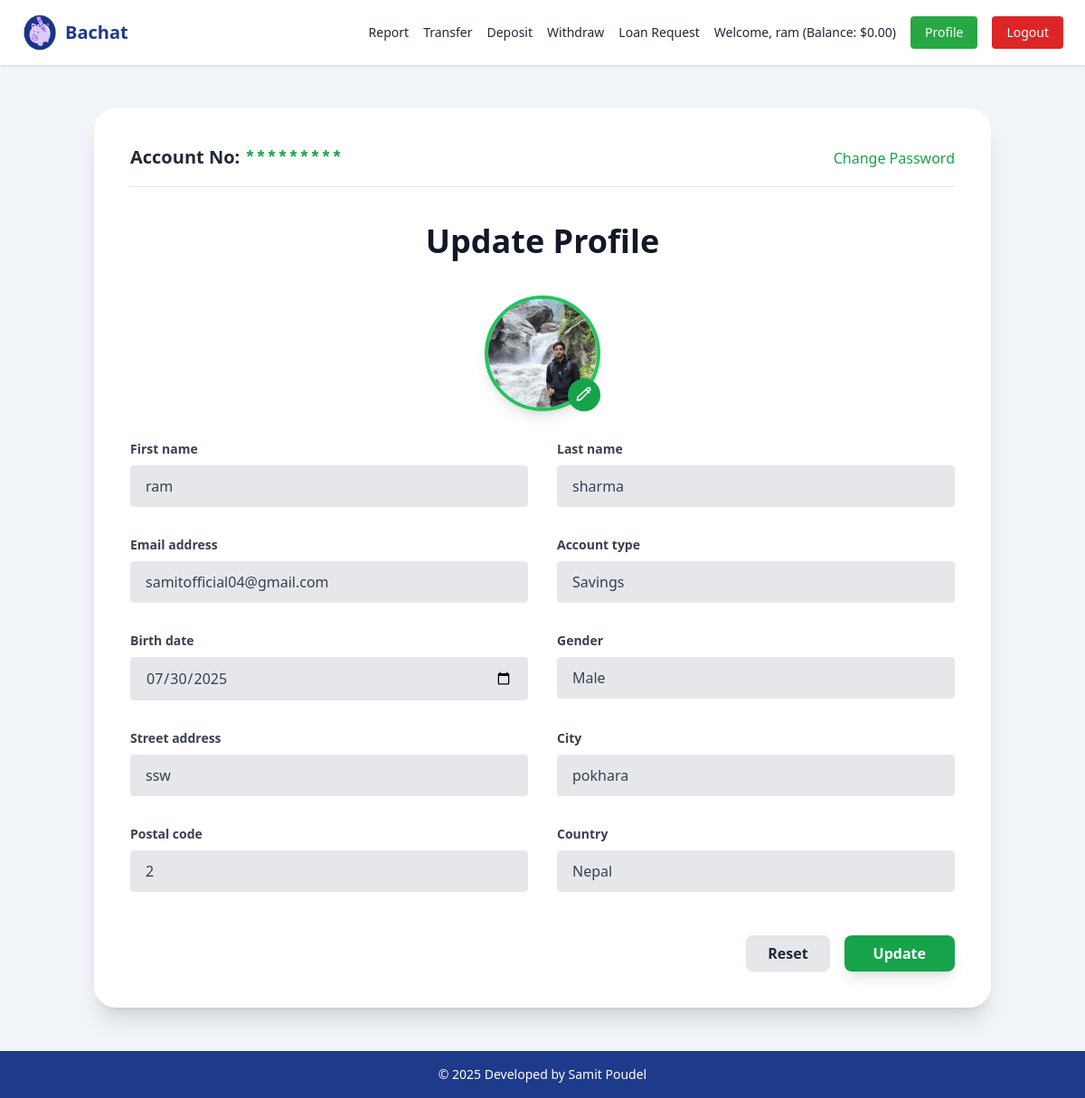
Screenshot of /accounts/profile/ (signed in) with the database file from the repository.
### accounts/models.py (models this page shows, shortened)
class UserBankAccountModel(models.Model):
    account = models.OneToOneField(
        User, related_name="account", on_delete=models.CASCADE)
    account_type = models.CharField(choices=ACCOUNT_TYPES, max_length=10)
    account_no = models.IntegerField(unique=True)
    birth_date = models.DateField(null=True, blank=True)
    gender = models.CharField(choices=GENDER_TYPES, max_length=10)
    balance = models.DecimalField(max_digits=12, default=0, decimal_places=2)
    isBankrupt = models.BooleanField(default=False)
    avatar = models.ImageField(
        upload_to="avatars/", default="avatars/default.png", blank=True, null=True)

class UserAddressModel(models.Model):
    user = models.OneToOneField(
        User, related_name="address", on_delete=models.CASCADE)
    street_address = models.CharField(max_length=100)
    city = models.CharField(max_length=100)
    postal_code = models.IntegerField()
    country = models.CharField(max_length=100)

### accounts/views.py (the view, shortened to what this page needs)
# urls.py: path("profile/", UserProfileView.as_view(), name="profile"),
class UserProfileView(View):
    template_name = "accounts/profile.html"
    def get(self, request):
        form = UserUpdateForm(instance=request.user)
        bank_account = UserBankAccountModel.objects.get(account=request.user)
        print(bank_account.avatar)
        return render(request, self.template_name, {"form": form, "avatar": bank_account.avatar})

### accounts/templates/accounts/profile.html (shortened to what this page needs)
{% extends 'base.html' %}
{% load static %}
{% block body %}
<div class="max-w-5xl mx-auto px-4 py-12">
  <div class="bg-white shadow-xl rounded-3xl p-6 sm:p-10 space-y-10">
    <div class="flex flex-col sm:flex-row justify-between items-center gap-4 border-b pb-4">
      <h2 class="text-xl font-semibold text-gray-800">Account No: <span class="text-green-600 font-mono">*********</span></h2>
      <a href="{% url 'change_pass' %}" class="text-green-600 hover:text-green-700 font-medium">Change Password</a>
    </div>
    <h1 class="text-3xl sm:text-4xl font-bold text-center text-gray-900">Update Profile</h1>
    <form method="post" enctype="multipart/form-data" class="space-y-8">
<div class="flex justify-center">
      <label for="id_avatar" class="relative group cursor-pointer">
        <img
          id="avatarPreview"
          src="/media/{{ avatar }}"
          alt="Profile Avatar"
          class="w-32 h-32 rounded-full object-cover border-4 border-green-500 shadow-lg transition group-hover:scale-105"
        />
        <div class="absolute bottom-0 right-0 bg-green-600 p-2 rounded-full shadow text-white group-hover:bg-green-700 transition">
          <svg xmlns="http://www.w3.org/2000/svg" class="h-5 w-5" fill="none" viewBox="0 0 24 24" stroke="currentColor">
            <path stroke-linecap="round" stroke-linejoin="round" stroke-width="2"
              d="M15.232 5.232l3.536 3.536M16.5 3a2.121 2.121 0 113 3L7 18.5 3 19l.5-4L16.5 3z" />
          </svg>
        </div>
      </label>
    </div>
      <div class="grid grid-cols-1 sm:grid-cols-2 gap-8">
        {% for field in form.visible_fields %}
          <div>
            <label for="{{ field.id_for_label }}" class="block mb-2 text-sm font-semibold text-gray-700">
              {{ field.label }}
            </label>
            {{ field }}
          </div>
        {% endfor %}
      </div>
      <div class="flex justify-end gap-4 pt-4">
        <button type="reset"
          class="bg-gray-200 hover:bg-gray-300 text-gray-800 font-semibold py-2 px-6 rounded-lg shadow-sm transition">
          Reset
        </button>
        <button type="submit"
          class="bg-green-600 hover:bg-green-700 text-white font-semibold py-2 px-8 rounded-lg shadow-lg transition">
          Update
        </button>
      </div>
    </form>
  </div>
</div>
{% endblock %}

### core/templates/base.html (shortened to what this page needs)
<!DOCTYPE html>
<html lang="en">
<head>
  <script src="https://cdn.tailwindcss.com"></script>
</head>
<body class="bg-slate-100 text-gray-800 min-h-screen flex flex-col">
  {% include "navbar.html" %}
  <main class="flex-1">
    {% block body %}{% endblock body %}
  </main>
  {% include "footer.html" %}
</body>
</html>

### core/templates/navbar.html (shortened to what this page needs)
{% load static %}
{% load humanize %}
<nav class="bg-white shadow px-6 py-4">
  <div class="max-w-7xl mx-auto flex items-center justify-between">
    <div class="flex items-center space-x-2 text-xl font-bold text-blue-900">
      <img src="{% static 'images/bachat_logo.png' %}" alt="Logo" class="w-10 h-10">
      <a href="/" class="hover:underline">Bachat</a>
    </div>
    <div id="mobile-menu" class="hidden lg:flex space-x-4 items-center mt-4 lg:mt-0">
      {% if request.user.is_authenticated %}
        <a href="{% url 'transaction_report' %}" class="text-sm hover:text-[#28A745]">Report</a>
        <a href="{% url 'money_transfer' %}" class="text-sm hover:text-[#28A745]">Transfer</a>
        <a href="{% url 'deposit' %}" class="text-sm hover:text-[#28A745]">Deposit</a>
        <a href="{% url 'withdraw' %}" class="text-sm hover:text-[#28A745]">Withdraw</a>
        <a href="{% url 'loan_request' %}" class="text-sm hover:text-[#28A745]">Loan Request</a>
        <span class="text-sm font-medium">Welcome, {{ request.user.first_name }} (Balance: ${{ request.user.account.balance|floatformat:2|intcomma }})</span>
        <a href="{% url 'profile' %}" class="bg-[#28A745] text-white px-4 py-2 rounded hover:bg-green-700 transition text-sm">Profile</a>
        <a href="{% url 'logout' %}" class="bg-red-600 text-white px-4 py-2 rounded hover:bg-red-700 transition text-sm">Logout</a>
      {% else %}
        <a href="{% url 'signin' %}" class="bg-blue-900 text-white px-4 py-2 rounded text-sm hover:bg-blue-800">Login</a>
        <a href="{% url 'signup' %}" class="bg-white border border-blue-900 text-blue-900 px-4 py-2 rounded text-sm hover:bg-blue-900 hover:text-white">Register</a>
      {% endif %}
    </div>
  </div>
</nav>

### core/templates/footer.html
<footer class="bg-blue-900 text-white py-4">
  <div class="text-center text-sm font-medium">
    &copy; {% now "Y" %} Developed by Samit Poudel
  </div>
</footer>

### accounts/templates/accounts/profile.html (style rules this page uses)
input[type="text"], input[type="email"], input[type="file"], input[type="password"], select, textarea { @apply w-full rounded-lg border border-gray-300 bg-gray-50 px-4 py-3 text-gray-900 shadow-sm focus:outline-none focus:ring-2 focus:ring-green-500 focus:border-green-500 transition; }

### rows the page displays
UserBankAccountModel: avatar (picture)
UserAddressModel: visible_fields "ssw" "pokhara" "Nepal"

### other values shown
{{ request.user.first_name }} "ram"
{{ request.user.account.balance|floatformat:2|intcomma }} "0.00"
{{ field.label }} "First name" "Last name" "Email address" "Account type" "Birth date" "Gender" "Street address" "City" "Postal code" "Country"
